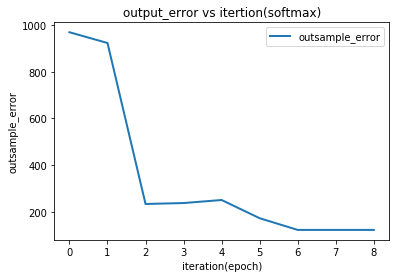

This chart was generated by the following Python code:
# -*- coding: utf-8 -*-
"""
Created on Sun Apr 15 23:21:51 2018

@author: mona
"""

import pandas as pd
import numpy as np
import matplotlib.pylab as pt

#data1 = pd.read_table('insample_error.txt', delim_whitespace=True, names=('A', 'B'))
data2 = pd.read_table('outsample_error_softmax.txt', delim_whitespace=True, names=('A', 'B'))     
p1=np.mat(data2['B'])  

p=np.transpose(p1)
     
q1=np.mat(data2['A'])  

q=np.transpose(q1)
     
#pt.plot(q,p,'rx','MarkerSize',10)
pt.plot(q,p,linewidth=2.0,label='outsample_error')
pt.ylabel('outsample_error')
pt.xlabel('iteration(epoch)')

pt.title('output_error vs itertion(softmax)')
pt.legend()
pt.pause(5)
